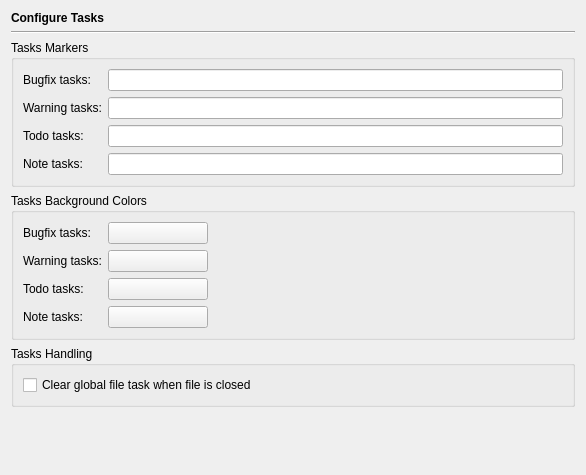
<?xml version="1.0" encoding="UTF-8"?>
<ui version="4.0">
 <class>TasksPage</class>
 <widget class="QWidget" name="TasksPage">
  <property name="geometry">
   <rect>
    <x>0</x>
    <y>0</y>
    <width>586</width>
    <height>475</height>
   </rect>
  </property>
  <layout class="QVBoxLayout" name="verticalLayout">
   <item>
    <widget class="QLabel" name="headerLabel">
     <property name="text">
      <string>&lt;b&gt;Configure Tasks&lt;/b&gt;</string>
     </property>
    </widget>
   </item>
   <item>
    <widget class="Line" name="line11_2_2_2">
     <property name="frameShape">
      <enum>QFrame::HLine</enum>
     </property>
     <property name="frameShadow">
      <enum>QFrame::Sunken</enum>
     </property>
     <property name="orientation">
      <enum>Qt::Horizontal</enum>
     </property>
    </widget>
   </item>
   <item>
    <widget class="QGroupBox" name="groupBox">
     <property name="title">
      <string>Tasks Markers</string>
     </property>
     <layout class="QGridLayout" name="gridLayout">
      <item row="0" column="0">
       <widget class="QLabel" name="textLabel5_3">
        <property name="text">
         <string>Bugfix tasks:</string>
        </property>
       </widget>
      </item>
      <item row="0" column="1">
       <widget class="QLineEdit" name="tasksMarkerFixmeEdit">
        <property name="toolTip">
         <string>Enter the tasks markers separated by a space character.</string>
        </property>
        <property name="text">
         <string/>
        </property>
       </widget>
      </item>
      <item row="1" column="0">
       <widget class="QLabel" name="textLabel4_4">
        <property name="text">
         <string>Warning tasks:</string>
        </property>
       </widget>
      </item>
      <item row="1" column="1">
       <widget class="QLineEdit" name="tasksMarkerWarningEdit">
        <property name="toolTip">
         <string>Enter the tasks markers separated by a space character.</string>
        </property>
       </widget>
      </item>
      <item row="2" column="0">
       <widget class="QLabel" name="textLabel4_3">
        <property name="text">
         <string>Todo tasks:</string>
        </property>
       </widget>
      </item>
      <item row="2" column="1">
       <widget class="QLineEdit" name="tasksMarkerTodoEdit">
        <property name="toolTip">
         <string>Enter the tasks markers separated by a space character.</string>
        </property>
       </widget>
      </item>
      <item row="3" column="0">
       <widget class="QLabel" name="textLabel4_5">
        <property name="text">
         <string>Note tasks:</string>
        </property>
       </widget>
      </item>
      <item row="3" column="1">
       <widget class="QLineEdit" name="tasksMarkerNoteEdit">
        <property name="toolTip">
         <string>Enter the tasks markers separated by a space character.</string>
        </property>
       </widget>
      </item>
     </layout>
    </widget>
   </item>
   <item>
    <widget class="QGroupBox" name="groupBox_2">
     <property name="title">
      <string>Tasks Background Colors</string>
     </property>
     <layout class="QGridLayout" name="gridLayout_2">
      <item row="0" column="0">
       <widget class="QLabel" name="textLabel2_8">
        <property name="text">
         <string>Bugfix tasks:</string>
        </property>
       </widget>
      </item>
      <item row="0" column="1">
       <widget class="QPushButton" name="tasksFixmeColourButton">
        <property name="minimumSize">
         <size>
          <width>100</width>
          <height>0</height>
         </size>
        </property>
        <property name="toolTip">
         <string>Select the background color for these tasks.</string>
        </property>
        <property name="text">
         <string/>
        </property>
       </widget>
      </item>
      <item row="0" column="2">
       <spacer>
        <property name="orientation">
         <enum>Qt::Horizontal</enum>
        </property>
        <property name="sizeHint" stdset="0">
         <size>
          <width>40</width>
          <height>20</height>
         </size>
        </property>
       </spacer>
      </item>
      <item row="1" column="0">
       <widget class="QLabel" name="textLabel6_3">
        <property name="text">
         <string>Warning tasks:</string>
        </property>
       </widget>
      </item>
      <item row="1" column="1">
       <widget class="QPushButton" name="tasksWarningColourButton">
        <property name="minimumSize">
         <size>
          <width>100</width>
          <height>0</height>
         </size>
        </property>
        <property name="toolTip">
         <string>Select the background color for these tasks.</string>
        </property>
        <property name="text">
         <string/>
        </property>
       </widget>
      </item>
      <item row="2" column="0">
       <widget class="QLabel" name="textLabel1_3">
        <property name="text">
         <string>Todo tasks:</string>
        </property>
       </widget>
      </item>
      <item row="2" column="1">
       <widget class="QPushButton" name="tasksTodoColourButton">
        <property name="minimumSize">
         <size>
          <width>100</width>
          <height>0</height>
         </size>
        </property>
        <property name="toolTip">
         <string>Select the background color for these tasks.</string>
        </property>
        <property name="text">
         <string/>
        </property>
       </widget>
      </item>
      <item row="3" column="0">
       <widget class="QLabel" name="textLabel3_4">
        <property name="text">
         <string>Note tasks:</string>
        </property>
       </widget>
      </item>
      <item row="3" column="1">
       <widget class="QPushButton" name="tasksNoteColourButton">
        <property name="minimumSize">
         <size>
          <width>100</width>
          <height>0</height>
         </size>
        </property>
        <property name="toolTip">
         <string>Select the background color for these tasks.</string>
        </property>
        <property name="text">
         <string/>
        </property>
       </widget>
      </item>
     </layout>
    </widget>
   </item>
   <item>
    <widget class="QGroupBox" name="groupBox_3">
     <property name="title">
      <string>Tasks Handling</string>
     </property>
     <layout class="QHBoxLayout" name="horizontalLayout">
      <item>
       <widget class="QCheckBox" name="clearCheckBox">
        <property name="toolTip">
         <string>Select to clear global file tasks when the file is closed</string>
        </property>
        <property name="text">
         <string>Clear global file task when file is closed</string>
        </property>
       </widget>
      </item>
     </layout>
    </widget>
   </item>
   <item>
    <spacer>
     <property name="orientation">
      <enum>Qt::Vertical</enum>
     </property>
     <property name="sizeHint" stdset="0">
      <size>
       <width>20</width>
       <height>40</height>
      </size>
     </property>
    </spacer>
   </item>
  </layout>
 </widget>
 <tabstops>
  <tabstop>tasksMarkerFixmeEdit</tabstop>
  <tabstop>tasksMarkerWarningEdit</tabstop>
  <tabstop>tasksMarkerTodoEdit</tabstop>
  <tabstop>tasksMarkerNoteEdit</tabstop>
  <tabstop>tasksFixmeColourButton</tabstop>
  <tabstop>tasksWarningColourButton</tabstop>
  <tabstop>tasksTodoColourButton</tabstop>
  <tabstop>tasksNoteColourButton</tabstop>
  <tabstop>clearCheckBox</tabstop>
 </tabstops>
 <resources/>
 <connections/>
</ui>
